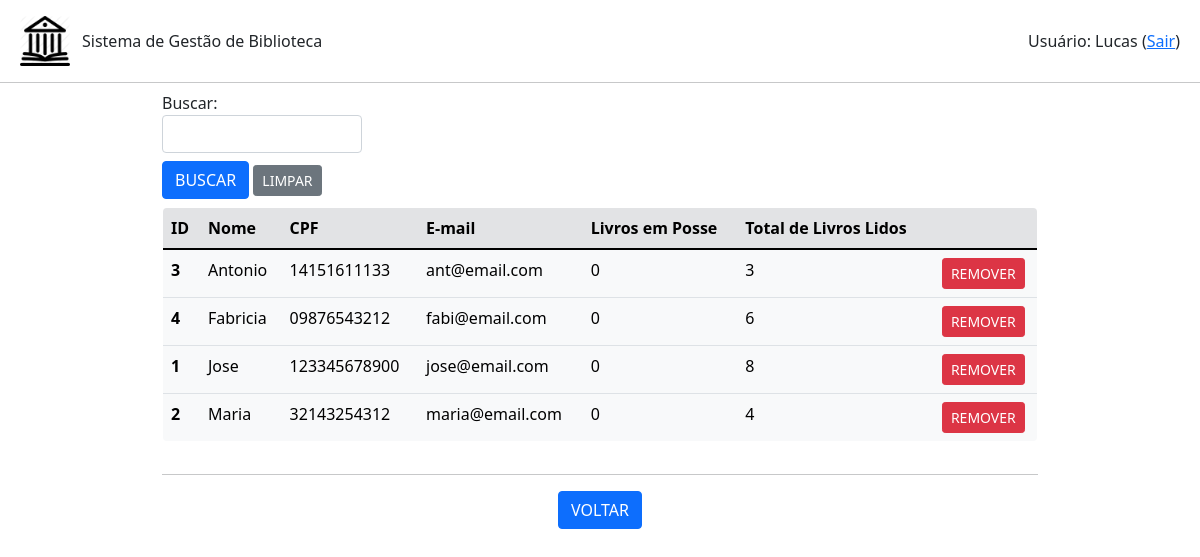
/ficha/listar (signed in), run on the app's committed database.
### ficha.py (models this page shows, shortened)
class Ficha(db.Model):
    id = db.Column(db.Integer, primary_key=True)
    nome = db.Column(db.String(200), unique=False, nullable=False)
    cpf = db.Column(db.String(20), unique=True, nullable=False)
    email = db.Column(db.String(120), unique=True, nullable=False)
    ativo = db.Column(db.Boolean(), default=False)
    qtdLivros = db.Column(db.Integer, unique=False, nullable=False)
    totalLivros = db.Column(db.Integer, unique=False, nullable=False)
    emprestimo = db.relationship('Emprestimo', backref='ficha', lazy=True)

### app.py (the view, shortened to what this page needs)
@app.route('/ficha/listar', methods=['POST','GET'])
def listar_fichas():
    if session.get('autenticado',False)==False:
        flash(u'Login necessário!', category='warning')
        return(redirect(url_for('login')))
    form = BuscaForm()
    fichas = Ficha.query.order_by(Ficha.nome).all()
    return(render_template('fichas.html', fichas=fichas, form=form, action=url_for('listar_fichas')))

### formBusca.py
class BuscaForm(FlaskForm):
    campo = StringField('Buscar: ', validators=[DataRequired()])
    enviar = SubmitField('BUSCAR')

### templates/fichas.html (shortened to what this page needs)
{% extends "base.html" %}
{% block conteudo %}
<div class="container-fluid mx-auto mb-1" style="width: 75%; max-height: 100vh;">
    {% from 'bootstrap/form.html' import render_field %}
    <form method="post">
        <div class="mt-2" style="width: 200px;">
            {{ render_field(form.campo) }}
        </div>
        <div class="mt-2 mb-2">
            {{ render_field(form.enviar, button_style="primary", button_size="sm") }}
            <a class="btn btn-secondary btn-sm" href="{{url_for('listar_fichas')}}" role="button">LIMPAR</a>
        </div>
    </form>
    <div style="max-height: 60vh; overflow-y: auto;">
        <table class=" table table-light border rounded-3" style="overflow: hidden;">
            <thead>
            <tr class="table-secondary">
                <th scope="col">ID</th>
                <th scope="col">Nome</th>
                <th scope="col">CPF</th>
                <th scope="col">E-mail</th>
                <th scope="col">Livros em Posse</th>
                <th scope="col">Total de Livros Lidos</th>
                <th scope="col"></th>
            </tr>
            </thead>
            <tbody>
                {% for ficha in fichas %}
                    <tr>
                        <th scope="row">{{ficha.id}}</th>
                        <td>{{ficha.nome}}</td>
                        <td>{{ficha.cpf}}</td>
                        <td>{{ficha.email}}</td>
                        <td>{{ficha.qtdLivros}}</td>
                        <td>{{ficha.totalLivros}}</td>
                        <td class="text-center"><a class="btn btn-danger btn-sm" href="{{url_for('remover_ficha', id_ficha=ficha.id)}}" role="button">REMOVER</a></td>
                    </tr>
                {% endfor %}
            </tbody>
        </table>
    </div>
    <hr>
    <div class="row text-center">
        <div class="col mr-1">
            <a class="btn btn-primary" href="{{url_for('root')}}" role="button">VOLTAR</a>
        </div>
    </div>
</div>
{% endblock %}

### data on the page
Ficha: id "3", nome "Antonio", cpf "14151611133", email "ant@email.com", qtdLivros "0", totalLivros "3"
Ficha: id "4", nome "Fabricia", cpf "09876543212", email "fabi@email.com", qtdLivros "0", totalLivros "6"
Ficha: id "1", nome "Jose", cpf "123345678900", email "jose@email.com", qtdLivros "0", totalLivros "8"
Ficha: id "2", nome "Maria", cpf "32143254312", email "maria@email.com", qtdLivros "0", totalLivros "4"

### other printed values
{{ session.get('nome') }} "Lucas"
